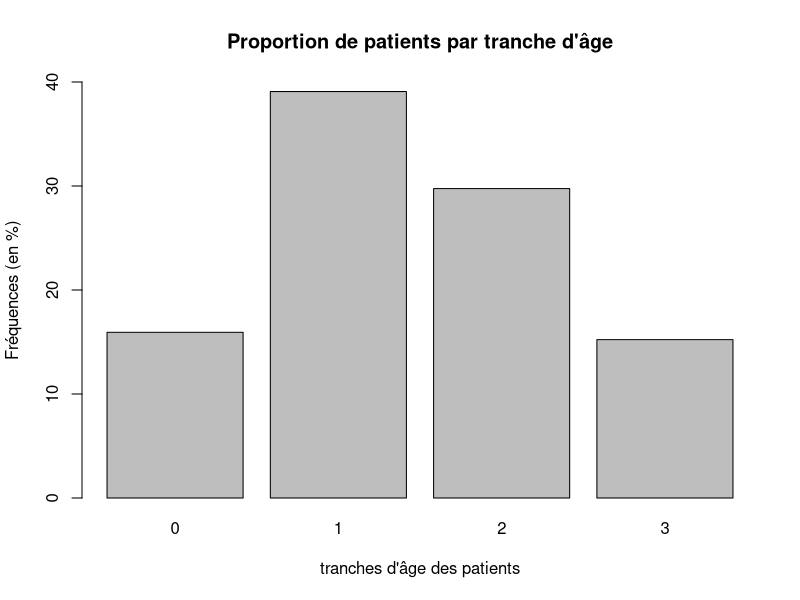
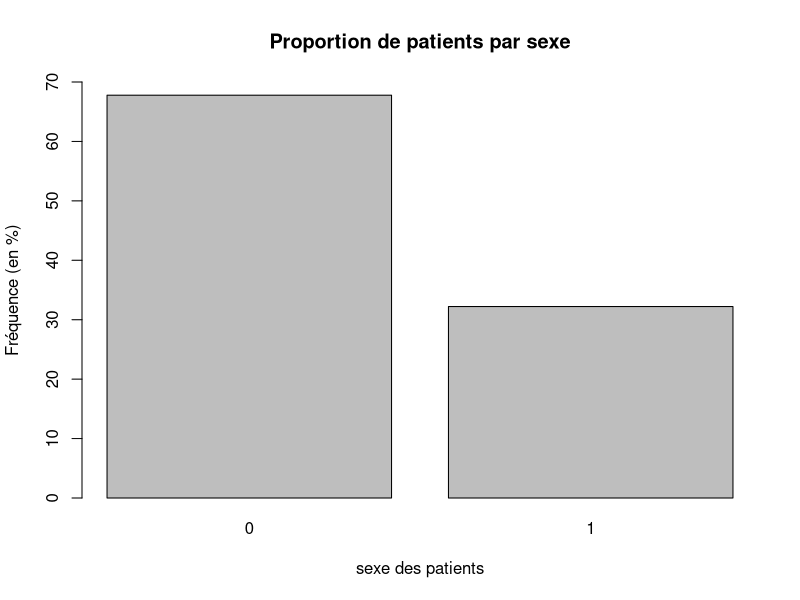
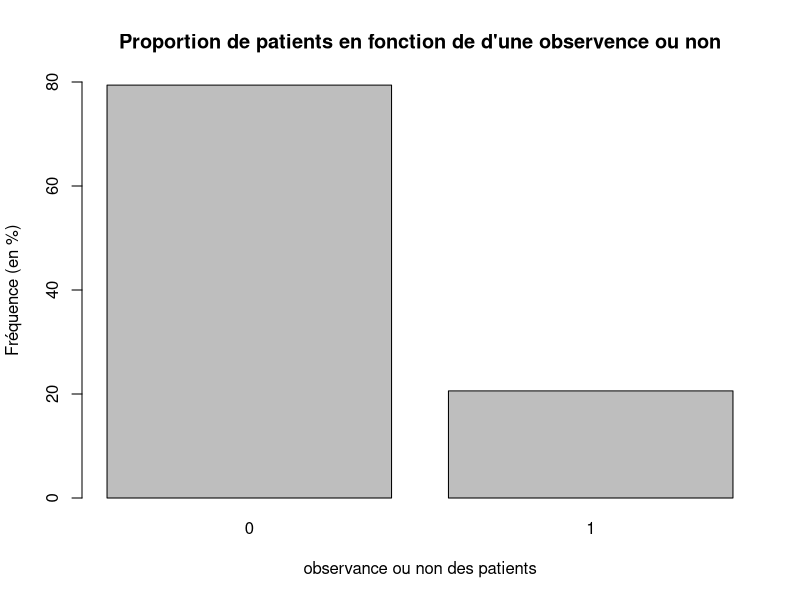
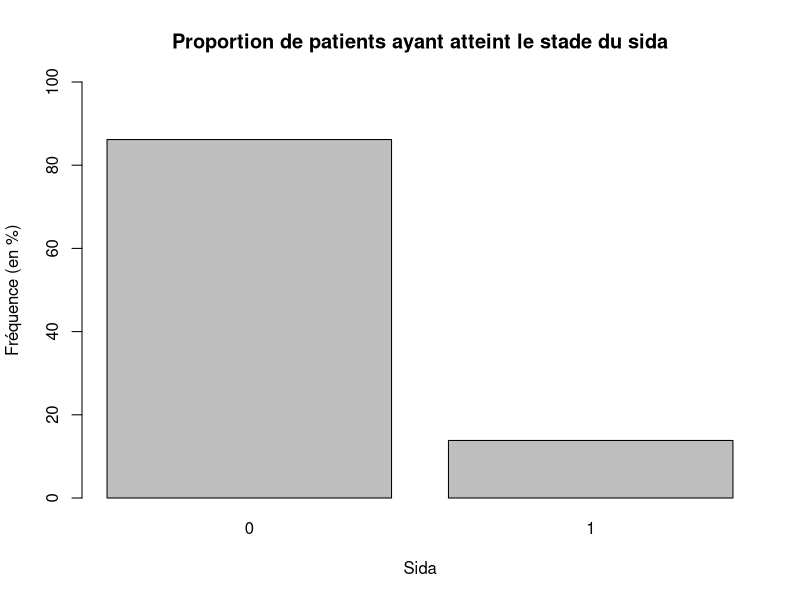
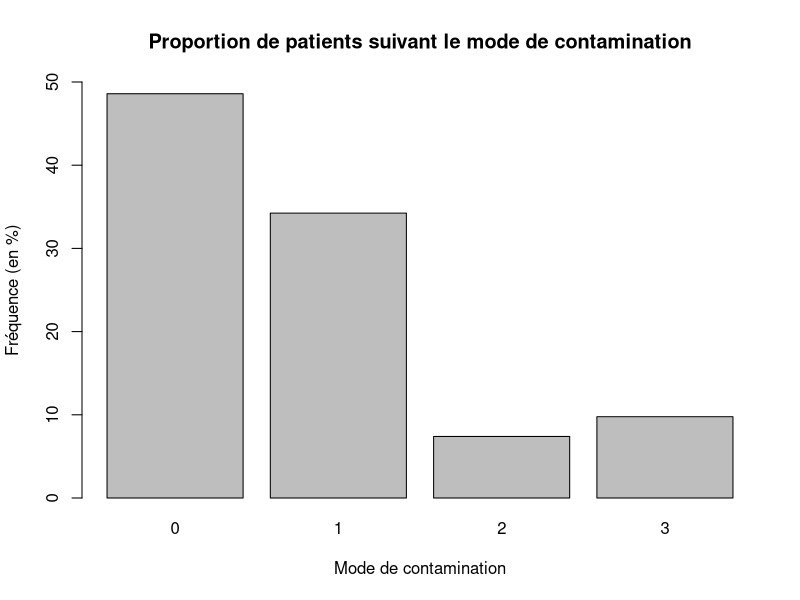
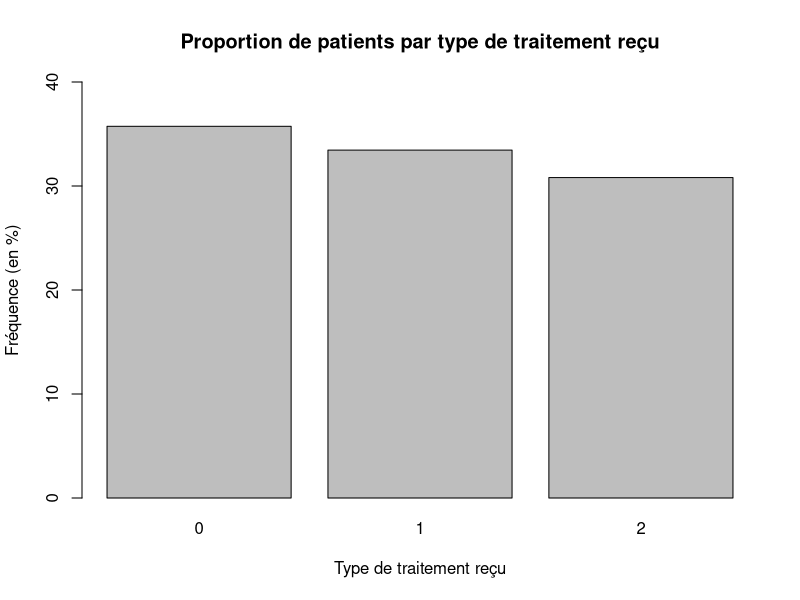
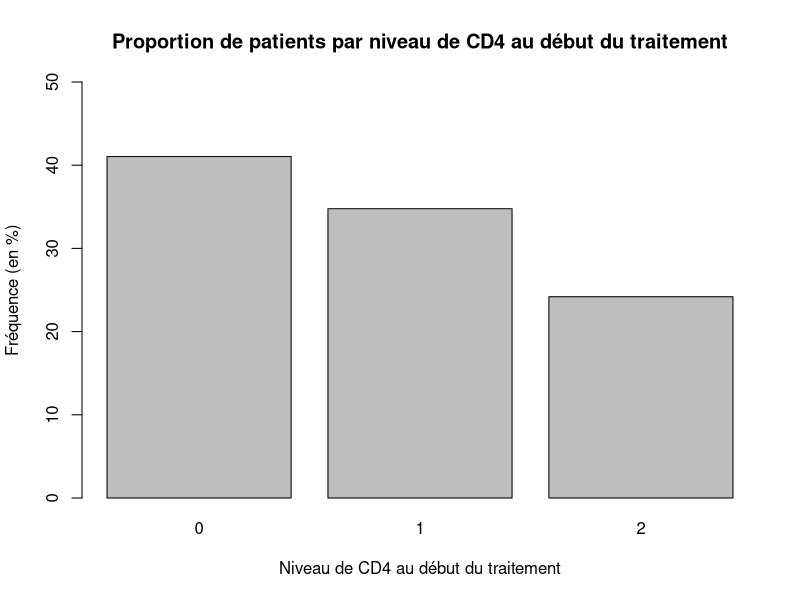
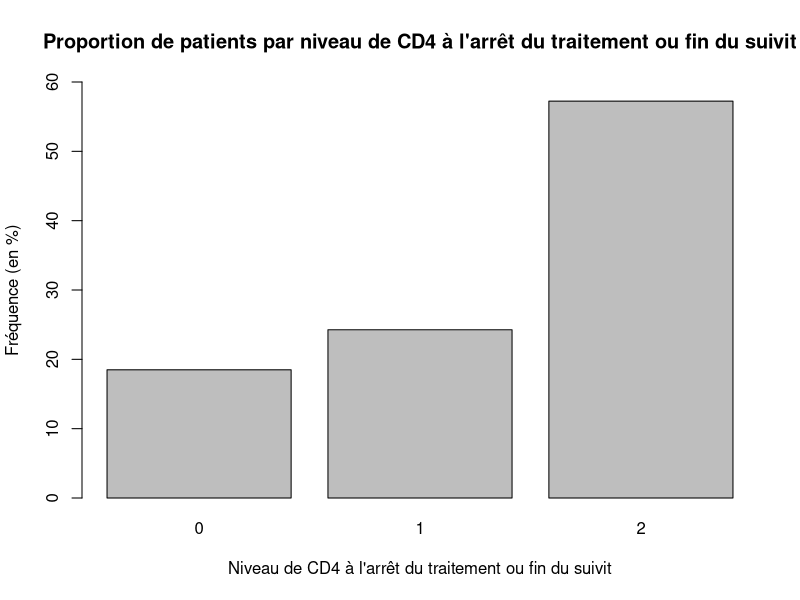

These figures' R source, in order:
## ---- chunk 1

setwd(dir = "/home/formationsid/Documents/Github")
# setwd(dir = "~/Google Drive/UPS/M2 SID - 2016_2017/BE_VIH_STATISTIQUE_SANTE/")
## ---- chunk 2
library("readr")
base_vih <- read_csv("data/base_vih.csv", 
    col_types = cols(age = col_factor(levels = c("0", 
        "1", "2", "3")), cd4b1 = col_factor(levels = c("0", 
        "1", "2")), cd4b2 = col_factor(levels = c("0", 
        "1", "2")), conta = col_factor(levels = c("0", 
        "1", "2", "3")), cvb1 = col_factor(levels = c("0", 
        "1", "2")), cvb2 = col_factor(levels = c("0", 
        "1", "2")), d_arret = col_date(format = "%d/%m/%y"), 
        d_debtrt = col_date(format = "%d/%m/%y"), 
        d_point = col_date(format = "%d/%m/%y"), 
        d_sero = col_date(format = "%d/%m/%y"), 
        debtrtc = col_factor(levels = c("0", 
            "1")), motif = col_factor(levels = c("Intolerance/Toxicite", 
            "Echec therapeutique", "Simplification trt", 
            "Autres", "Pb d'observance")), 
        observ = col_factor(levels = c("0", 
            "1")), sexe = col_factor(levels = c("0", 
            "1")), sida = col_factor(levels = c("0", 
            "1")), typetrt = col_factor(levels = c("0", 
            "1", "2"))))
View(base_vih)
## ---- chunk 3
age = summary(base_vih$age)*100/1136
age
barplot(age, ylim=c(0,40), xlab="tranches d'âge des patients", ylab="Fréquences (en %)", main="Proportion de patients par tranche d'âge")
## ---- chunk 4
sexe = summary(base_vih$sexe)*100/1136
sexe
barplot(sexe, ylim=c(0,70), xlab="sexe des patients", ylab="Fréquence (en %)", main="Proportion de patients par sexe")
## ---- chunk 5
observ = summary(base_vih$observ)*100/1136
observ
barplot(observ, ylim=c(0,80), xlab="observance ou non des patients", ylab="Fréquence (en %)", main="Proportion de patients en fonction de d'une observence ou non")
## ---- chunk 6
sidana = summary(base_vih$sida)
sidana[3]*100/1136
## ---- chunk 7
sida=sidana[1:2]*100/(1136-sidana[3])
sida
barplot(sida, ylim=c(0,100), xlab="Sida", ylab="Fréquence (en %)", main="Proportion de patients ayant atteint le stade du sida")
## ---- chunk 8
conta = summary(base_vih$conta)*100/1136
conta
barplot(conta, ylim=c(0,50), xlab="Mode de contamination", ylab="Fréquence (en %)", main="Proportion de patients suivant le mode de contamination")
## ---- chunk 9
typetrt = summary(base_vih$typetrt)*100/1136
typetrt
barplot(typetrt, ylim=c(0,40), xlab="Type de traitement reçu", ylab="Fréquence (en %)", main="Proportion de patients par type de traitement reçu")
## ---- chunk 10
cd4b1na = summary(base_vih$cd4b1)
cd4b1na[4]*100/1136
## ---- chunk 11
cd4b1=cd4b1na[1:3]*100/(1136-cd4b1na[4])
cd4b1
barplot(cd4b1, ylim=c(0,50), xlab="Niveau de CD4 au début du traitement", ylab="Fréquence (en %)", main="Proportion de patients par niveau de CD4 au début du traitement")
## ---- chunk 12
cd4b2na = summary(base_vih$cd4b2)
cd4b2na[4]*100/1136
## ---- chunk 13
cd4b2=cd4b2na[1:3]*100/(1136-cd4b2na[4])
cd4b2
barplot(cd4b2, ylim=c(0,60), xlab="Niveau de CD4 à l'arrêt du traitement ou fin du suivit", ylab="Fréquence (en %)", main="Proportion de patients par niveau de CD4 à l'arrêt du traitement ou fin du suivit")
## ---- chunk 14
cvb1na=summary(base_vih$cvb1)
cvb1na[4]*100/1136
## ---- chunk 15
cvb1=cvb1na[1:3]*100/(1136-cvb1na[4])
cvb1
barplot(cvb1, ylim=c(0,40), xlab="Charge virale au début du traitement", ylab="Fréquence (en %)", main="Proportion de patients en fonction de la charge viral au début du traitement")
## ---- chunk 16
cvb2na=summary(base_vih$cvb2)
cvb2na[4]*100/1136
## ---- chunk 17
cvb2=cvb2na[1:3]*100/(1136-cvb2na[4])
cvb2
barplot(cvb2, ylim=c(0,60), xlab="Charge virale à la fin du traitement", ylab="Fréquence (en %)", main="Proportion de patients en fonction de la charge viral à la fin du traitement")
## ---- chunk 18
motifna=summary(base_vih$motif)
motifna[6]*100/1136
motifna
## ---- chunk 19
motif=motifna[1:5]*100/(1136-motifna[6])
motif
barplot(motif, ylim=c(0,40), xlab="Motif d'arrêt du traitement", ylab="Fréquence (en %)", main="Proportion de patients en fonction de leur motif d'arrêt du traitement")
## ---- chunk 20
tableau=addmargins(table(base_vih$typetrt,base_vih$motif), margin = 1)
tableau
prop.table(tableau,1)*100
barplot(t(prop.table(tableau[1:3,],1)*100),legend.text = TRUE, beside = TRUE, xlab="type de traitement", ylab = "Fréquence (en %)", main = "Fréquence du type d'arrêt en fonction du traitement suivi")
## ---- chunk 21
chisq.test(tableau)
## ---- chunk 22
tableau2=addmargins(table(base_vih$sexe,base_vih$motif), margin = 1)
tableau2
prop.table(tableau2,1)*100
barplot(t(prop.table(tableau2[1:2,],1)*100),legend.text = TRUE, beside = TRUE, xlab="type de traitement", ylab = "Fréquence (en %)", main = "Fréquence du type d'arrêt en fonction du sexe du patient")
## ---- chunk 23
chisq.test(tableau2)
## ---- chunk 24
tableau3=addmargins(table(base_vih$age,base_vih$motif), margin=1)
tableau3
prop.table(tableau3,1)*100
barplot(t(prop.table(tableau3[1:4,],1)*100),legend.text = TRUE, beside = TRUE, xlab="classe d'âge", ylab = "Fréquence (en %)", main = "Fréquence du type d'arrêt en fonction de l'âge du patient")
## ---- chunk 25
tableau3c=tableau3[,1:4]
tableau3c[1,4] = tableau3c[1,4] + tableau3[1,5]
tableau3c[2,4] = tableau3c[2,4] + tableau3[2,5]
tableau3c[3,4] = tableau3c[3,4] + tableau3[3,5]
tableau3c[4,4] = tableau3c[4,4] + tableau3[4,5]
tableau3c[5,4] = tableau3c[5,4] + tableau3[5,5]
tableau3c
chisq.test(tableau3c)
## ---- chunk 26
tableau4=addmargins(table(base_vih$observ,base_vih$motif), margin = 1)
tableau4
prop.table(tableau4,1)*100
barplot(t(prop.table(tableau4[1:2,],1)*100),legend.text = TRUE, beside = TRUE, xlab="Observance du patient", ylab = "Fréquence (en %)", main = "Fréquence du type d'arrêt en fonction de l'âge l'observance du patient")
## ---- chunk 27
chisq.test(tableau4)
## ---- chunk 28
tableau5=addmargins(table(base_vih$sida,base_vih$motif),  margin = 1)
prop.table(tableau5,1)*100
barplot(t(prop.table(tableau5[1:2,],1)*100),legend.text = TRUE, beside = TRUE, xlab="stade du patient", ylab = "Fréquence (en %)", main = "Fréquence du type d'arrêt en fonction du stade de la maladie du patient")
## ---- chunk 29
chisq.test(tableau5)
## ---- chunk 30
tableau6=addmargins(table(base_vih$conta,base_vih$motif), margin = 1)
prop.table(tableau6,1)*100
tableau6
barplot(t(prop.table(tableau6[1:4,],1)*100),legend.text = TRUE, beside = TRUE, xlab="type de contamination", ylab = "Fréquence (en %)", main = "Fréquence du type d'arrêt en fonction du type de contamination de la maladie du patient", ylim = c(0,50))
## ---- chunk 31
chisq.test(tableau6)
## ---- chunk 32
tableau7=addmargins(table(base_vih$cd4b1,base_vih$motif),  margin = 1)
prop.table(tableau7,1)*100
tableau7
barplot(t(prop.table(tableau7[1:3,],1)*100),legend.text = TRUE, beside = TRUE, xlab="type de contamination", ylab = "Fréquence (en %)", main = "Fréquence du type d'arrêt en fonction du type de contamination de la maladie du patient", ylim = c(0,50))
## ---- chunk 33
chisq.test(tableau7)
## ---- chunk 34
tableau8=addmargins(table(base_vih$cd4b2,base_vih$motif), margin = 1)
prop.table(tableau8,1)*100
tableau8
barplot(t(prop.table(tableau8[1:3,],1)*100),legend.text = TRUE, beside = TRUE, xlab="niveau de CD4", ylab = "Fréquence (en %)", main = "Fréquence du type d'arrêt en fonction du niveau de CD4 à la fin du traitement du patient", ylim = c(0,50))
## ---- chunk 35
chisq.test(tableau8)
## ---- chunk 36
tableau9=addmargins(table(base_vih$cvb1,base_vih$motif), margin = 1)
prop.table(tableau9,1)*100
tableau9
barplot(t(prop.table(tableau9[1:3,],1)*100),legend.text = TRUE, beside = TRUE, xlab="type de contamination", ylab = "Fréquence (en %)", main = "Fréquence du type d'arrêt en fonction du type de contamination de la maladie du patient", ylim = c(0,50))
## ---- chunk 37
chisq.test(tableau9)
## ---- chunk 38
tableau10=addmargins(table(base_vih$cvb2,base_vih$motif), margin = 1)
prop.table(tableau10,1)*100
tableau10
barplot(t(prop.table(tableau10[1:3,],1)*100),legend.text = TRUE, beside = TRUE, xlab="type de contamination", ylab = "Fréquence (en %)", main = "Fréquence du type d'arrêt en fonction du type de contamination de la maladie du patient", ylim = c(0,50))
## ---- chunk 39
chisq.test(tableau10)
